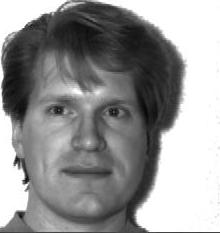
#> input picture yalefaces/yalefaces/datasetEmotion/subject01/subject01.centerlight.jpg, 220 x 233 px, found by its file name; its folder holds 3 pictures in this run
$ python mainPCA.py
#> lines starting #> are read from the running program, lines starting #| are printed output that depends on the picture; pictures that were not available may be replaced by others from this repository, and a replacement may not be noted
### yalefaces/yalefaces/mypackage/readImages.py
# import cv2
import os
import numpy as np
# import matplotlib.pyplot as plt
import matplotlib.image as mpimg
from PIL import Image


global directory


directory = ""
imageArray = np.zeros((150,51260),dtype=np.uint8, order='C')  #Whether to store multi-dimensional data in row-major (C-style) or column-major (Fortran-style) order in memory.


def readFiles():
  imageCount = 0
  DATADIR = 'C:\\Users\\swoichha\\Documents\\GitHub\\FaceRecognition\\yalefaces\\yalefaces\\datasetEmotion'
  CATEGORIES = ['subject01','subject02','subject03','subject04','subject05','subject06','subject07','subject08','subject09','subject10','subject11','subject12','subject13','subject14','subject15']

  global imageArray

  for category in CATEGORIES:
    path = os.path.join(DATADIR,category)         #-------path to all directory of images of diff subject
    for img in os.listdir(path):            #-------iterate through all those images
      directory = (os.path.join(path,img))
      currentImageArray = mpimg.imread(directory)
#> currentImageArray is the input picture: shape (233, 220); min 4, max 255, mean 148.6
      currentImageArray.resize(1,51260)
      imageArray[imageCount] = np.array(currentImageArray)
      imageCount += 1
  return imageArray, imageCount

# imageArray, imageCount  = readFiles()
# print(imageArray.shape)
# print(imageCount)

### yalefaces/yalefaces/mypackage/faceRecognition.py
import cv2
import os
import numpy as np
import matplotlib.pyplot as plt
import matplotlib.image as mpimg
from PIL import Image
from numpy import linalg as LA

def faceRecog(imageArray,imageCount,averageImage,normalizeFaceVector):
#> called with imageArray = array of shape (150, 51260), imageCount = 17, averageImage = array of shape (51260,), normalizeFaceVector = array of shape (150, 51260)
	i = 0
	while (i < imageCount):
	  normalizeFaceVector[i] = np.array(imageArray[i] - averageImage)
	  resizedNormalizeFaceVector = np.reshape(normalizeFaceVector[i],(233,220))
	  i += 1
#> this loop made 17 passes
#> pass 2, in faceRecog, `resizedNormalizeFaceVector = np.reshape(normalizeFaceVector[i],(233,22..`:
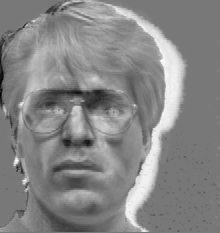
#> resizedNormalizeFaceVector: shape (233, 220) float64; min -181.6, max 203.6, mean 21.1; drawn with min black and max white
#> pass 3, in faceRecog, `resizedNormalizeFaceVector = np.reshape(normalizeFaceVector[i],(233,22..`:
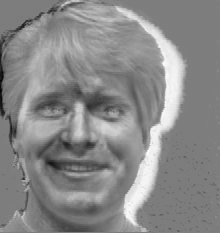
#> resizedNormalizeFaceVector: shape (233, 220) float64; min -192.4, max 198.5, mean 17.9; drawn with min black and max white

	normalizeFaceVector = normalizeFaceVector.transpose() #(51260,150)
	imageArray = imageArray.transpose()

	#-------covariance of matrix is done to find eigen vector. total 150 eigen vectors each of dimension 150*1
	covarianceMatrix = np.cov(normalizeFaceVector,rowvar=False)  #rowvar = Flase : each column represents a variable, while the rows contain observations.
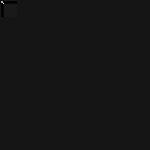
#> covarianceMatrix: shape (150, 150) float64; min -335.5, max 3644.6, mean 0; drawn with min black and max white

	# or can do this way also
	# covarianceMatrix = np.cov(normalizeFaceVector.transpose())

	# mean_vec = np.mean(normalizeFaceVector, axis=0)
	# cov_mat = (normalizeFaceVector - mean_vec).T.dot((normalizeFaceVector - mean_vec)) / (normalizeFaceVector.shape[0]-1)


	#--------eigen values and faces-----------
	eigenValue,eigenVector = LA.eig(covarianceMatrix)

	#------ Make a list of (eigenValue, eigenVector) tuples--------
	eig_pairs = [(np.abs(eigenValue[i]), eigenVector[:,i]) for i in range(len(eigenValue))]

	# Sort the (eigenValue, eigenVector) tuples from high to low
	eig_pairs.sort(key=lambda x: x[0], reverse=True)


	#-----select k eigen faces such that k<m i.e k<150 and can represent the whole training set
	total = sum(eigenValue)
	# The explained variance tells us how much information (variance) can be attributed to each of the principal components.
	var_exp = [(i / total)*100 for i in sorted(eigenValue, reverse=True)]
	cum_var_exp = np.cumsum(var_exp)


	return cum_var_exp, eig_pairs,normalizeFaceVector

### yalefaces/yalefaces/mypackage/mainPCA.py
import cv2
import os
import numpy as np
import matplotlib.pyplot as plt
import matplotlib.image as mpimg
from PIL import Image
from numpy import linalg as LA

from scipy.spatial import distance

from readImages import readFiles
from faceRecognition import faceRecog
from weights import weight
from displayName import imgName

normalizeFaceVector = np.zeros((150,51260), order='C')

imageArray, imageCount  = readFiles()
def averageOfArray(x,total):
  x = np.sum(x, axis = 0)
  x = (x/total)
  return x

averageImage = averageOfArray(imageArray,imageCount)

cum_var_exp, eig_pairs,normalizeFaceVector = faceRecog(imageArray,imageCount,averageImage,normalizeFaceVector)

def getVariance():
  return cum_var_exp

# [63 lines left out: function displayIndex, not called in this run]
# print(result)
# plt.imshow(result,cmap='gray')
# plt.show()
